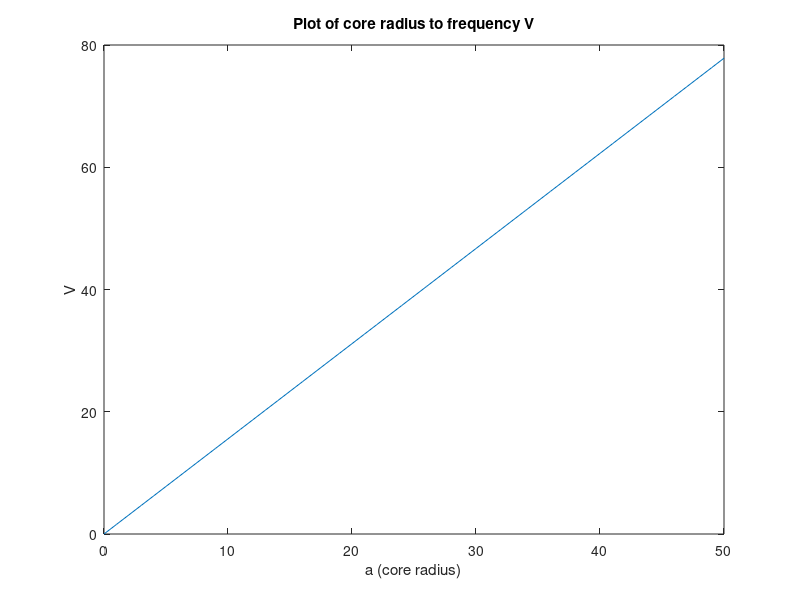

Reproduce this figure in MATLAB.

%	Academic License

% Engineering 006 Homework
%
% These programs, solves the 4 problems in homework 2 prompt.
% 
% Eng 6, Spring 2016
% Name: <Chengeng Xiao>
% Student ID: <913186040>
% Lab Section: <A07>
%% Problem 1:
start = 0;
stop = 50;
stepSize = 1;
timeIncrement = start:stepSize:stop;
lambda = 1550 / 1000; % ? in ?m
nCore = 1.5;
nCladding = 1.45;
V = 2 * pi * timeIncrement / lambda * sqrt(nCore ^ 2 - nCladding ^ 2);
figure(1);
plot(timeIncrement, V);
hold on
title('Plot of core radius to frequency V')
xlabel('a (core radius)') % Note that it doesn't have to be 'tArray' on the plot.
ylabel('V')